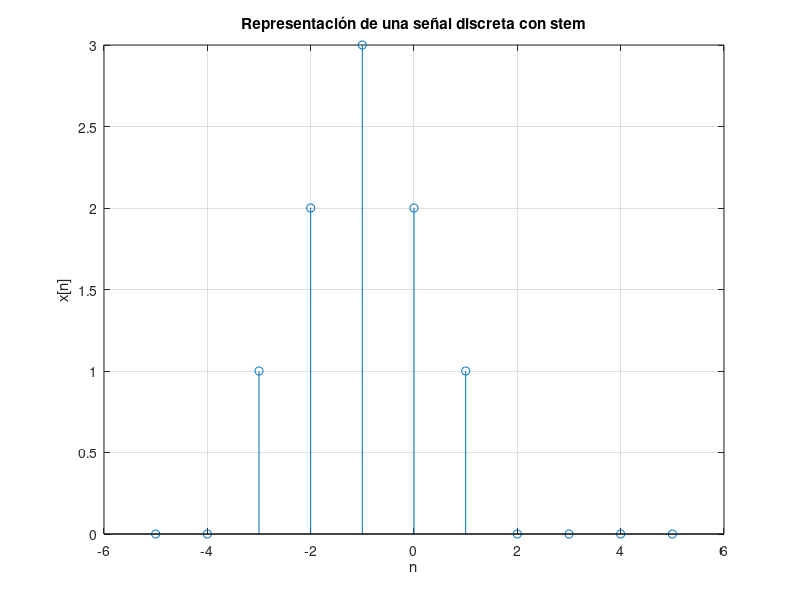
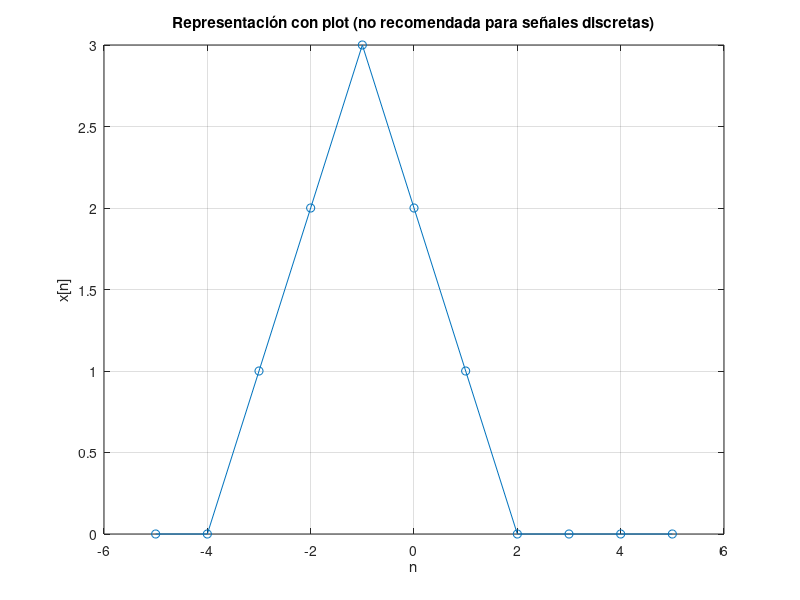
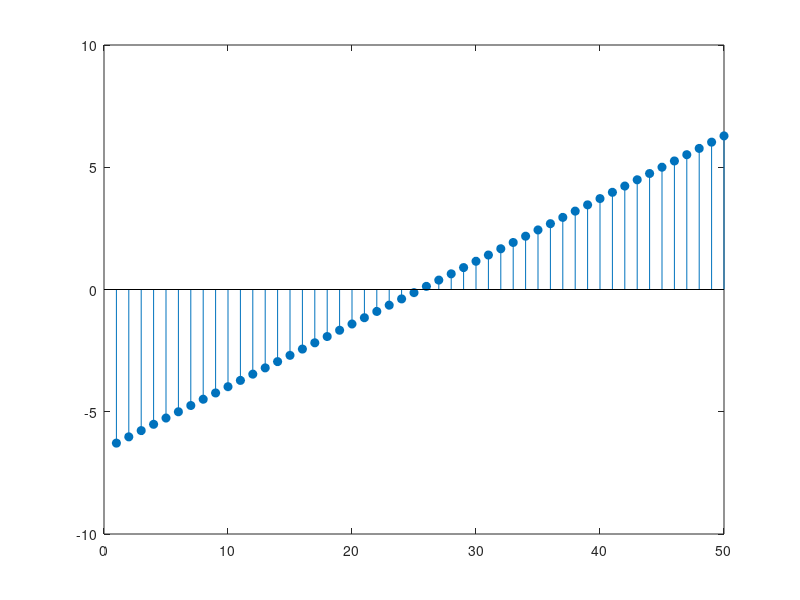

Reproduce these figures in MATLAB, in order.
%% Procesamiento de Señales - Laboratorio 2, Segunda Parte (b)
%  Pedro Joaquín Castillo, Julio Andrés Ávila
%  Representación de señales discretas

clear       % elimina las variables del Workspace
clc         % limpia la ventana de comandos
close all   % cierra todas las figuras

%% ---------------------------------------------------------------------------------------
% A lo largo del curso, trabajaremos con señales en tiempo discreto.
% Una señal discreta está definida sólo para valores enteros del índice n.
% Por esta razón, NO debe representarse con plot(), sino con stem().

%% Definición del índice discreto
% El índice n representa el "tiempo" discreto.
% Solo toma valores enteros.

n = -5:5;   % índice discreto (puede ser diferente a "n" pero, por convención, se utiliza esta letra)

% Recuerden que el índice discreto toma valores de -inf a +inf para
% señales infinitas. Las señales a trabajar en el laboratorio, por más
% extensas que sean, serán siempre señales finitas.

%% Definición de una señal discreta
% Definimos una señal x[n] de duración finita.

x = [0 0 1 2 3 2 1 0 0 0 0];

%% Representación con stem
% La función stem dibuja una línea vertical para cada muestra,
% indicando que la señal solo existe en los valores enteros de n.

figure(1);
stem(n, x)
xlabel('n')
ylabel('x[n]')
title('Representación de una señal discreta con stem')
grid on

%% Comparación con plot (NO recomendado)
% Si usamos plot(), MATLAB conecta los puntos con líneas,
% lo cual sugiere incorrectamente que la señal es continua.

figure (2);
plot(n, x, '-o')
xlabel('n')
ylabel('x[n]')
title('Representación con plot (no recomendada para señales discretas)')
grid on

%% Observación importante
% Aunque plot() puede usarse para visualizar los valores,
% stem() es la representación correcta para señales discretas,
% ya que enfatiza que cada muestra es independiente.

%% Más ejemplos
% Si no se define el vector de tiempo discreto n, stem() grafica la señal discreta x[n] a partir
% del índice 1 hasta el índice lenght(x)

figure(3); 
Y = linspace(-2*pi,2*pi,50);
stem(Y)  % Notar que el primer "tallo" aparece en n = 1

% Es posible mostrar el gráfico con los puntos "rellenos". 
% Sólo deben agregar el argumento 'filled' al final. 

n = 1:20;
y = (exp(0.25*n));
stem(Y,'filled')

